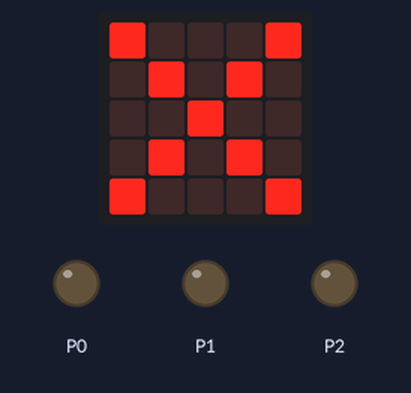
The program below on a simulated BBC micro:bit (MakeCode). On the bench: the board's 5×5 LED display, output pins drawn as LEDs (lit = HIGH).

Above: at 0.1 s.
At 6.7 s:
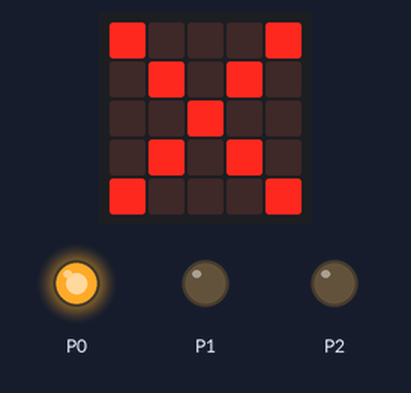
At 15.7 s:
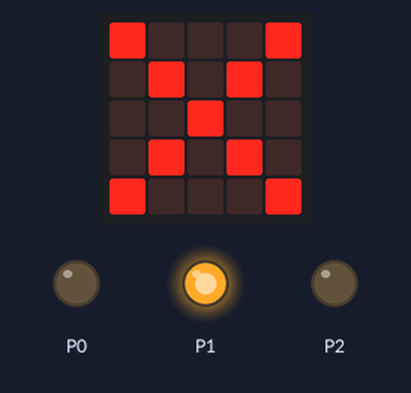
At 52.0 s:
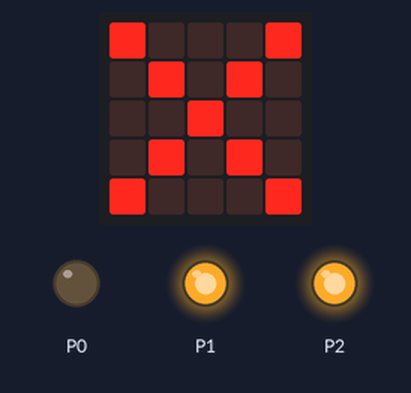
At 79.4 s:
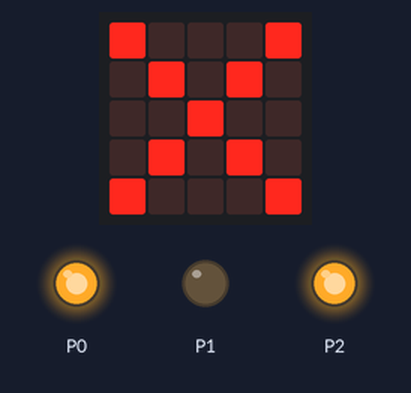
At 104.6 s:
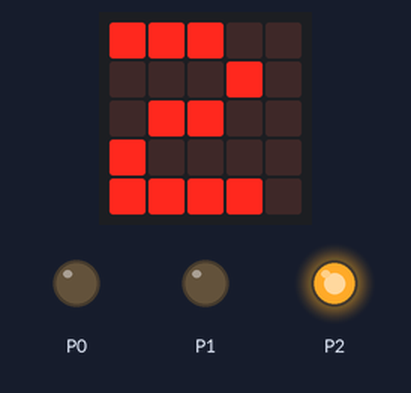
Timing chart, 0 to 130.0 s (numbered marks = the images above):
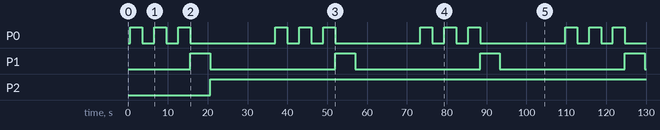

Measured:
- by itself, P0: repeats every 36.4 s: 2 × (LOW 3.0 s, HIGH 3.0 s), LOW 21.4 s, HIGH 3.0 s
- by itself, P1: alternates HIGH for 5.0 s and LOW for 31.4 s
- by itself, P2: LOW → HIGH at 20.6 s
- what the display in image 3 shows lasts 20.6 s, from 36.4 s to 57.0 s

The program:

main.ts
```typescript
basic.forever(function () {
    basic.showIcon(IconNames.No)
    pins.digitalWritePin(DigitalPin.P0, 1)
    basic.pause(3000)
    pins.digitalWritePin(DigitalPin.P0, 0)
    basic.pause(3000)
    pins.digitalWritePin(DigitalPin.P0, 1)
    basic.pause(3000)
    pins.digitalWritePin(DigitalPin.P0, 0)
    basic.pause(3000)
    pins.digitalWritePin(DigitalPin.P0, 1)
    basic.pause(3000)
    pins.digitalWritePin(DigitalPin.P0, 0)
    pins.digitalWritePin(DigitalPin.P1, 1)
    basic.pause(5000)
    pins.digitalWritePin(DigitalPin.P1, 0)
    basic.clearScreen()
    pins.digitalWritePin(DigitalPin.P2, 1)
    basic.showNumber(5)
    basic.pause(3000)
    basic.showNumber(4)
    basic.pause(3000)
    basic.showNumber(3)
    basic.pause(3000)
    basic.showNumber(2)
    basic.pause(3000)
    basic.showNumber(1)
    pins.digitalWritePin(DigitalPin.P2, 1)
})
```

test.ts
```typescript
// aquí va el archivo "tests"; esto no se compilará cuando este paquete se utilice como una extensión.
```
